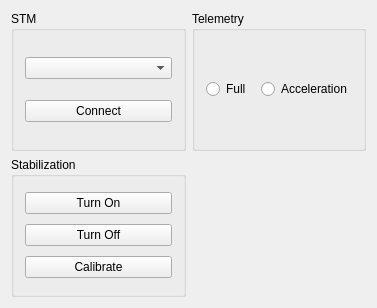
<?xml version="1.0" encoding="UTF-8"?>
<ui version="4.0">
 <class>ConsoleClass</class>
 <widget class="QWidget" name="ConsoleClass">
  <property name="geometry">
   <rect>
    <x>0</x>
    <y>0</y>
    <width>377</width>
    <height>308</height>
   </rect>
  </property>
  <property name="windowTitle">
   <string>Console</string>
  </property>
  <layout class="QHBoxLayout" name="horizontalLayout_2">
   <item>
    <layout class="QVBoxLayout" name="verticalLayout_3">
     <item>
      <widget class="QGroupBox" name="connectGroupBox">
       <property name="title">
        <string>STM</string>
       </property>
       <layout class="QVBoxLayout" name="verticalLayout">
        <item>
         <widget class="QComboBox" name="serialComboBox"/>
        </item>
        <item>
         <widget class="QPushButton" name="connectButton">
          <property name="text">
           <string>Connect</string>
          </property>
         </widget>
        </item>
       </layout>
      </widget>
     </item>
     <item>
      <widget class="QGroupBox" name="stabGroupBox">
       <property name="title">
        <string>Stabilization</string>
       </property>
       <layout class="QVBoxLayout" name="verticalLayout_2">
        <item>
         <widget class="QPushButton" name="stabOnButton">
          <property name="text">
           <string>Turn On</string>
          </property>
         </widget>
        </item>
        <item>
         <widget class="QPushButton" name="stabOffButton">
          <property name="text">
           <string>Turn Off</string>
          </property>
         </widget>
        </item>
        <item>
         <widget class="QPushButton" name="calibrButton">
          <property name="text">
           <string>Calibrate</string>
          </property>
         </widget>
        </item>
       </layout>
      </widget>
     </item>
    </layout>
   </item>
   <item>
    <layout class="QVBoxLayout" name="verticalLayout_4">
     <item>
      <widget class="QGroupBox" name="telemetryGroupBox">
       <property name="title">
        <string>Telemetry</string>
       </property>
       <layout class="QHBoxLayout" name="horizontalLayout">
        <item>
         <widget class="QRadioButton" name="fullRadioButton">
          <property name="text">
           <string>Full</string>
          </property>
         </widget>
        </item>
        <item>
         <widget class="QRadioButton" name="accelRadioButton">
          <property name="text">
           <string>Acceleration</string>
          </property>
         </widget>
        </item>
       </layout>
      </widget>
     </item>
     <item>
      <widget class="QwtPlot" name="qwtPlot"/>
     </item>
    </layout>
   </item>
  </layout>
 </widget>
 <layoutdefault spacing="6" margin="11"/>
 <customwidgets>
  <customwidget>
   <class>QwtPlot</class>
   <extends>QFrame</extends>
   <header>qwt_plot.h</header>
  </customwidget>
 </customwidgets>
 <resources>
  <include location="console.qrc"/>
 </resources>
 <connections/>
</ui>
